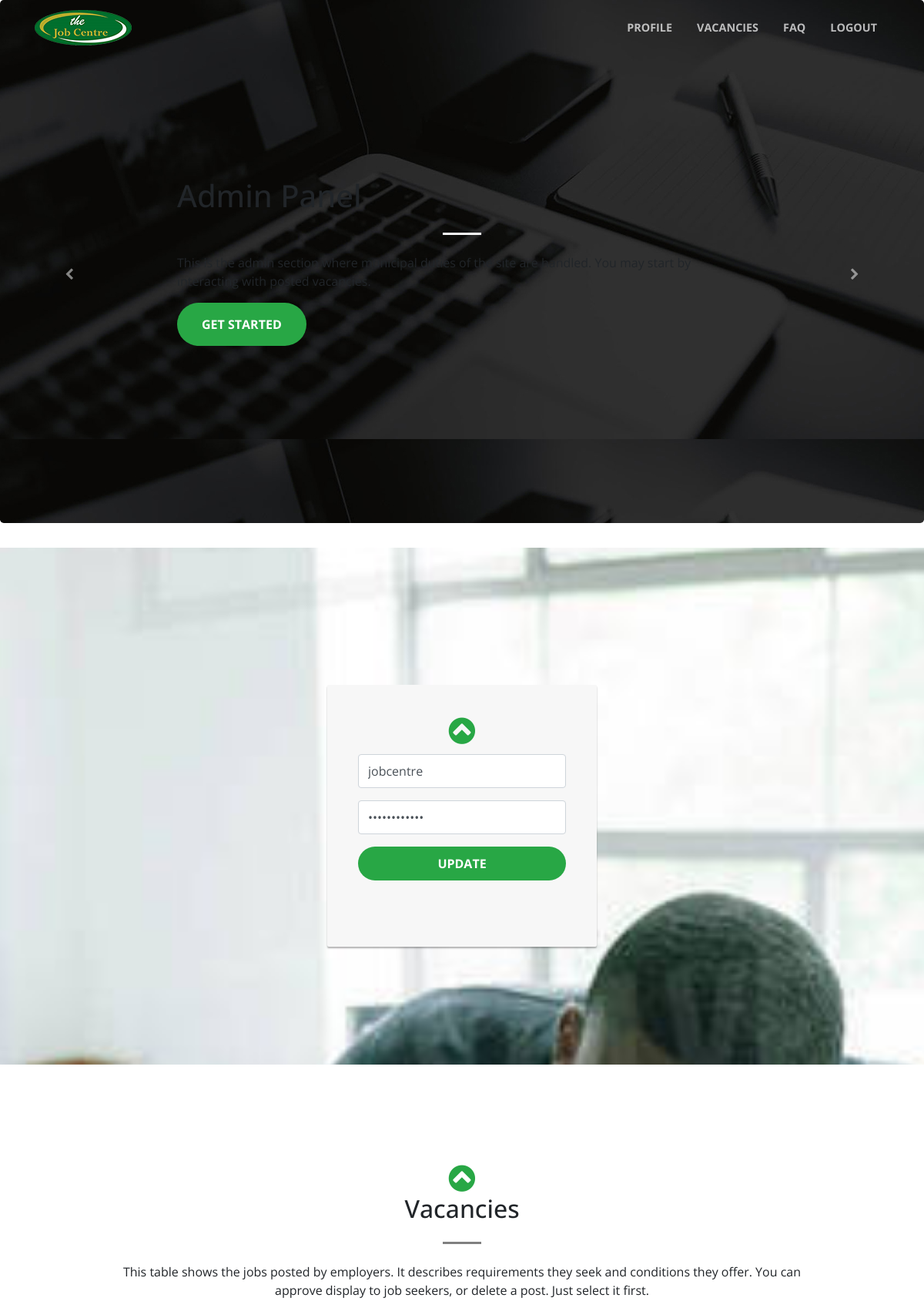
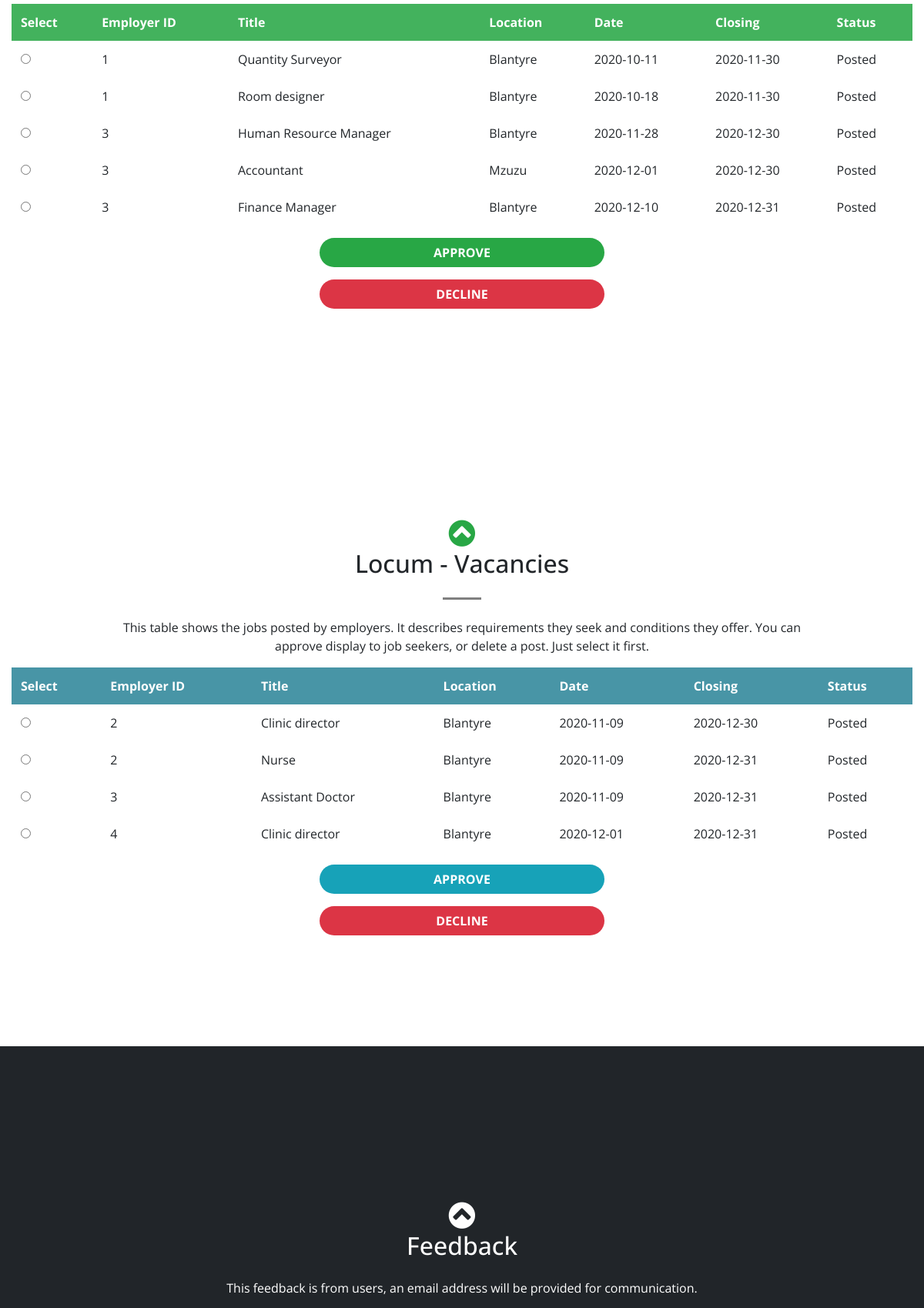
Page /panel.php (signed in, upper part) on the committed database (2 pictures, top to bottom).
### tables this page shows
CREATE TABLE `vacancies` (
  `Id` int(7) NOT NULL,
  `EmployerID` int(7) NOT NULL,
  `Date` date NOT NULL,
  `Closing` date NOT NULL,
  `Title` text NOT NULL,
  `Location` text NOT NULL,
  `Description` text,
  `MiniDesc` text NOT NULL,
  `Status` enum('Pending','Posted') NOT NULL
);

CREATE TABLE `locum_vacancies` (
  `Id` int(7) NOT NULL,
  `EmployerID` int(7) NOT NULL,
  `Date` date NOT NULL,
  `Closing` date NOT NULL,
  `Title` text NOT NULL,
  `Location` text NOT NULL,
  `Description` text,
  `MiniDesc` text NOT NULL,
  `Status` enum('Pending','Posted') NOT NULL
);

### assets/php/admin-credentials.php (called while the page is built, shortened)
<?php
if(isset($_SESSION['ID']) && $_SESSION['ID'] == 0) {
    $ID = $_SESSION["ID"];
    $query = "SELECT `Username`, `Password` FROM admin WHERE `Id` = $ID";
    $result = $connection -> query($query);
    $row = $result -> fetch_assoc();
    $username = $row['Username'];
    $password = $row['Password'];
}else{
    redirect_to("../../index.php#login");
    exit();
}
?>

### assets/php/admin-postedjobs.php (called while the page is built)
<?php
$queryPosted ="SELECT * FROM vacancies";
$resultsPosted = $connection -> query($queryPosted);
?>

### assets/php/locum-admin-postedjobs.php (called while the page is built)
<?php
$queryPosted ="SELECT * FROM locum_vacancies";
$resultsPosted = $connection -> query($queryPosted);
?>

### panel.php (the view, shortened to what this page needs)
<?php
include ('assets/php/connection.php');
include ('assets/php/admin-credentials.php');
?>
<!DOCTYPE html>
<html>
<head>
    <link rel="stylesheet" href="assets/bootstrap/css/bootstrap.min.css">
    <link rel="stylesheet" href="assets/fonts/font-awesome.min.css">
    <link rel="stylesheet" href="assets/css/Animated-Pretty-Product-List-v12.css">
    <link rel="stylesheet" href="assets/css/best-carousel-slide.css">
    <link rel="stylesheet" href="assets/css/Google-Style-Login.css">
    <link rel="stylesheet" href="assets/css/Grid-and-List-view-V10-1.css">
    <link rel="stylesheet" href="assets/css/Grid-and-List-view-V10.css">
    <link rel="stylesheet" href="https://cdnjs.cloudflare.com/ajax/libs/animate.css/3.5.2/animate.min.css">
    <link rel="stylesheet" href="https://cdnjs.cloudflare.com/ajax/libs/aos/2.1.1/aos.css">
    <link rel="stylesheet" href="https://cdnjs.cloudflare.com/ajax/libs/magnific-popup.js/1.1.0/magnific-popup.min.css">
    <link rel="stylesheet" href="assets/css/Login-Form-Clean.css">
</head>
<body id="page-top" style="font-family: 'Open Sans', sans-serif;">
    <nav class="navbar navbar-light navbar-expand-lg fixed-top" id="mainNav">
        <div class="container"><a class="navbar-brand js-scroll-trigger" href="#page-top"><img src="assets/img/logo.png"></a>
            <div class="collapse navbar-collapse" id="navbarResponsive">
                <ul class="nav navbar-nav ml-auto">
                    <li class="nav-item" role="presentation"><a class="nav-link js-scroll-trigger" href="#profile">Profile</a></li>
                    <li class="nav-item" role="presentation"><a class="nav-link js-scroll-trigger" href="#vacancies">Vacancies</a></li>
                    <li class="nav-item" role="presentation"><a class="nav-link js-scroll-trigger" href="#feedback">FAQ</a>
                    <li class="nav-item" role="presentation"><a class="nav-link js-scroll-trigger" href="assets/php/logout.php">Logout</a></li>
                </ul>
            </div>
        </div>
    </nav>
    <section id="carousel" style="padding: 0px 0px;">
        <div class="carousel slide" data-ride="carousel" id="carousel-1">
            <div class="carousel-inner" role="listbox">
                <div class="carousel-item active">
                    <div class="jumbotron pulse animated carousel-hero" style="background-image: url(&quot;assets/img/banner-1.jpg&quot;);padding: 230px;">
                        <h1 class="hero-title">Admin Panel</h1>
                        <hr class="light my-4">
                        <p class="hero-subtitle">This is the admin section where municipal duties of the site are handled. You may start by interacting with posted vacancies.</p>
                        <a href="#vacancies" class="btn btn-success btn-xl js-scroll-trigger" role="button">Get Started</a>
                    </div>
                </div>
        </div>
        <div><a class="carousel-control-prev" href="#carousel-1" role="button" data-slide="prev"><i class="fa fa-chevron-left"></i><span class="sr-only">Previous</span></a><a class="carousel-control-next" href="#carousel-1" role="button" data-slide="next"><i class="fa fa-chevron-right"></i><span class="sr-only">Next</span></a></div>
        <ol
                class="carousel-indicators">
            <li data-target="#carousel-1" data-slide-to="0" class="active"></li>
            <li data-target="#carousel-1" data-slide-to="1"></li>
            <li data-target="#carousel-1" data-slide-to="2"></li>
            <li data-target="#carousel-1" data-slide-to="3"></li>
        </ol>
        </div>
    </section>
    <section id="profile" style="font-family: 'Open Sans', sans-serif;background-image: url(&quot;assets/img/banner-2.jpg&quot;);background-size: cover;background-repeat: no-repeat;background-position: top;background-attachment: fixed;">
        <div class="text-center login-card"><a class="js-scroll-trigger" href="#carousel"><i class="fa fa-chevron-circle-up" data-aos="zoom-in" data-aos-duration="400" data-aos-delay="400" style="font-size: 40px;color: #28a745;"></i></a>
            <form class="text-center form-signin" method="post" action="assets/php/admin-profile.php"><span class="reauth-email"> </span>
                <div class="form-group"><input class="form-control" type="text" value="<?php echo $username; ?>" placeholder="Username" name="username"></div>
                <div class="form-group"><input class="form-control" type="password" id="inputPassword" required="" value="<?php echo $password; ?>" name="password" placeholder="Password" style="font-family: 'Open Sans', sans-serif;"></div><button class="btn btn-success" type="submit" name="update">Update</button></form>
            <p class="text-center"
                style="padding-top: 20px;"></p>
        </div>
    </section>
    <section id="vacancies" style="font-family: 'Open Sans', sans-serif;">
        <div class="container-fluid">
            <div class="row">
                <div class="col-lg-12 text-center"><a class="js-scroll-trigger" href="#profile"><i class="fa fa-chevron-circle-up" data-aos="zoom-in" data-aos-duration="400" data-aos-delay="400" style="font-size: 40px;color: #28a745;"></i></a>
                    <h2 class="section-heading">Vacancies</h2>
                    <hr class="my-4" style="filter: contrast(0%);">
                    <p class="col-md-10 offset-md-1">This table shows the jobs posted by employers. It describes requirements they seek and conditions they offer. You can approve display to job seekers, or delete a post. Just select it first.</p>
                </div>
            </div>
            <form method="post" action="assets/php/admin-postedit.php">
            <div class="table-responsive table-borderless">
                <table class="table table-bordered table-hover">
                    <thead>
                        <tr class="text-white" style="background-color: rgba(40,167,69,0.87);">
                            <th>Select</th>
                            <th>Employer ID</th>
                            <th>Title</th>
                            <th>Location</th>
                            <th>Date</th>
                            <th data-toggle="tooltip" data-bs-tooltip="" title="Closing date of vacancy">Closing</th>
                            <th data-toggle="tooltip" data-bs-tooltip="" title="Shows if your vacancy is posted after setteling terms">Status</th>
                        </tr>
                    </thead>
                    <tbody>
                        <?php
                            include('assets/php/admin-postedjobs.php');
                            while($rowPosted = $resultsPosted -> fetch_assoc()){
                        ?>
                        <tr>
                            <td><input value="<?php echo $rowPosted['Id']; ?>" name="selected" type="radio"></td>
                            <td><?php echo $rowPosted['EmployerID']; ?></td>
                            <td><?php echo $rowPosted['Title']; ?></td>
                            <td><?php echo $rowPosted['Location']; ?></td>
                            <td><?php echo $rowPosted['Date']; ?></td>
                            <td><?php echo $rowPosted['Closing']; ?></td>
                            <td><?php echo $rowPosted['Status']; ?></td>
                        </tr>
                        <?php
                            }
                        ?>
                    </tbody>
                </table>
            </div>
        </div>
            <div class="form-group text-center col-md-4 offset-md-4"><button class="btn btn-success text-white form-control" type="submit" name="approve">Approve</button></div>
            <div class="form-group text-center col-md-4 offset-md-4"><button class="btn btn-danger text-white form-control" type="submit" name="delete">Decline</button></div>
    </section>
    <section id="locum_vacancies" style="font-family: 'Open Sans', sans-serif;">
        <div class="container-fluid">
            <div class="row">
                <div class="col-lg-12 text-center"><a class="js-scroll-trigger" href="#profile"><i class="fa fa-chevron-circle-up" data-aos="zoom-in" data-aos-duration="400" data-aos-delay="400" style="font-size: 40px;color: #28a745;"></i></a>
                    <h2 class="section-heading">Locum - Vacancies</h2>
                    <hr class="my-4" style="filter: contrast(0%);">
                    <p class="col-md-10 offset-md-1">This table shows the jobs posted by employers. It describes requirements they seek and conditions they offer. You can approve display to job seekers, or delete a post. Just select it first.</p>
                </div>
            </div>
            <form method="post" action="assets/php/locum-admin-postedit.php">
            <div class="table-responsive table-borderless">
                <table class="table table-bordered table-hover">
                    <thead>
                        <tr class="text-white" style="background-color: rgba(45,134,153,0.87);">
                            <th>Select</th>
                            <th>Employer ID</th>
                            <th>Title</th>
                            <th>Location</th>
                            <th>Date</th>
                            <th data-toggle="tooltip" data-bs-tooltip="" title="Closing date of vacancy">Closing</th>
                            <th data-toggle="tooltip" data-bs-tooltip="" title="Shows if your vacancy is posted after setteling terms">Status</th>
                        </tr>
                    </thead>
                    <tbody>
                        <?php
                            include('assets/php/locum-admin-postedjobs.php');
                            while($rowPosted = $resultsPosted -> fetch_assoc()){
                        ?>
                        <tr>
                            <td><input value="<?php echo $rowPosted['Id']; ?>" name="selected" type="radio"></td>
                            <td><?php echo $rowPosted['EmployerID']; ?></td>
                            <td><?php echo $rowPosted['Title']; ?></td>
                            <td><?php echo $rowPosted['Location']; ?></td>
                            <td><?php echo $rowPosted['Date']; ?></td>
                            <td><?php echo $rowPosted['Closing']; ?></td>
                            <td><?php echo $rowPosted['Status']; ?></td>
                        </tr>
                        <?php
                            }
                        ?>
                    </tbody>
                </table>
            </div>
        </div>
            <div class="form-group text-center col-md-4 offset-md-4"><button class="btn btn-info text-white form-control" type="submit" name="approve">Approve</button></div>
            <div class="form-group text-center col-md-4 offset-md-4"><button class="btn btn-danger text-white form-control" type="submit" name="delete">Decline</button></div>
    </section>
    <section id="feedback" class="bg-dark text-white" style="padding: 200px 0px;">
        <div class="container text-center"><a class="js-scroll-trigger" href="#vacancies"><i class="fa fa-chevron-circle-up" data-aos="zoom-in" data-aos-duration="400" data-aos-delay="400" style="font-size: 40px;color: rgb(254,254,254);"></i></a>
            <h2 class="mb-4">Feedback</h2>
            <p>This feedback is from users, an email address will be provided for communication.</p>
        </div>
    </section>
</body>
</html>

### assets/css/Google-Style-Login.css (style rules this page uses)
.login-card { max-width: 350px; padding: 40px 40px; background-color: #F7F7F7; margin: 0 auto 25px; margin-top: 50px; border-radius: 2px; box-shadow: 0px 2px 2px rgba(0, 0, 0, 0.3); }
.login-card .form-signin input[type=email], .login-card .form-signin input[type=password], .login-card .form-signin input[type=text], .login-card .form-signin button { height: 44px; font-size: 16px; width: 100%; display: block; margin-bottom: 10px; z-index: 1; position: relative; box-sizing: border-box; }

### rows in the picture
vacancies: EmployerID "1", Title "Quantity Surveyor", Location "Blantyre", Date "2020-10-11", Closing "2020-11-30", Status "Posted"
vacancies: EmployerID "1", Title "Room designer", Location "Blantyre", Date "2020-10-18", Closing "2020-11-30", Status "Posted"
vacancies: EmployerID "3", Title "Human Resource Manager", Location "Blantyre", Date "2020-11-28", Closing "2020-12-30", Status "Posted"
vacancies: EmployerID "3", Title "Accountant", Location "Mzuzu", Date "2020-12-01", Closing "2020-12-30", Status "Posted"
vacancies: EmployerID "3", Title "Finance Manager", Location "Blantyre", Date "2020-12-10", Closing "2020-12-31", Status "Posted"
locum_vacancies: EmployerID "2", Title "Clinic director", Location "Blantyre", Date "2020-11-09", Closing "2020-12-30", Status "Posted"
locum_vacancies: EmployerID "2", Title "Nurse", Location "Blantyre", Date "2020-11-09", Closing "2020-12-31", Status "Posted"
locum_vacancies: EmployerID "3", Title "Assistant Doctor", Location "Blantyre", Date "2020-11-09", Closing "2020-12-31", Status "Posted"
locum_vacancies: EmployerID "4", Title "Clinic director", Location "Blantyre", Date "2020-12-01", Closing "2020-12-31", Status "Posted"
